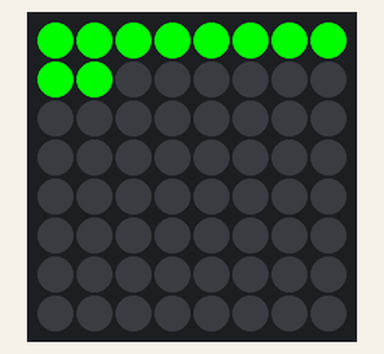
Simulated run of this program. Board: Raspberry Pi (BCM pin numbers) with a Sense HAT. On the bench: the Sense HAT's 8×8 RGB LED matrix. At 12.0 s the program stops and its outputs stay as they are.

Above: at 0.1 s.
At 3.1 s:
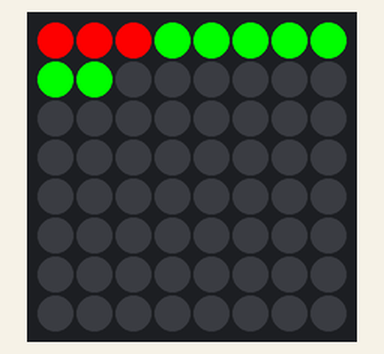
At 6.1 s:
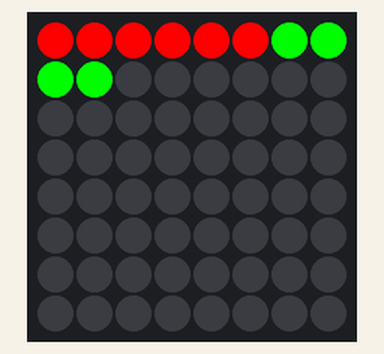
At 8.1 s:
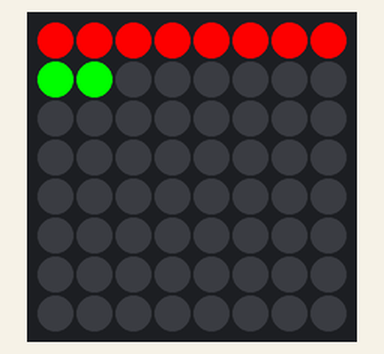
At 12.0 s:
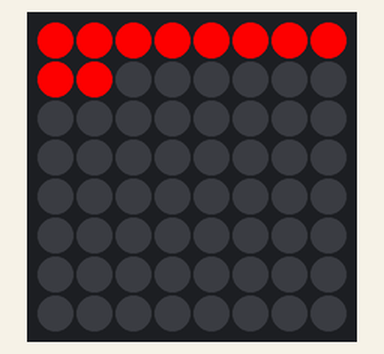

The program:

timer-finished-dot-timer.py
```python
#!/bin/python3

from sense_hat import SenseHat
from time import sleep

sense = SenseHat()

G = [0, 255, 0] # verde
R = [255, 0, 0] # rojo
X = [0, 0, 0]  # desactivado

secs = 10
temporizador = [ G for i in range(secs)] + [ X for j in range(64 - secs) ]

sense.set_pixels(temporizador)

#temporizador de 30 segundos
for i in range(0, secs):
  sleep(1)
  temporizador[i] = R
  sense.set_pixels(temporizador)

for i in range(0, 10):
  sense.clear()
  sleep(0.1)
  sense.set_pixels(temporizador)
  sleep(0.1)
```
